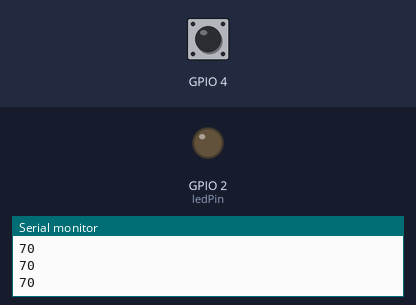
The sketch below on a simulated ESP32. On the bench: output pins drawn as LEDs (lit = HIGH), the last lines printed to the serial monitor. Inputs (shaded band) come from the test bench; at power-on: GPIO 4 HIGH.

Above: at 1.4 s.
1.5 s: GPIO 4 pulled LOW for 0.35 s
At 1.8 s:
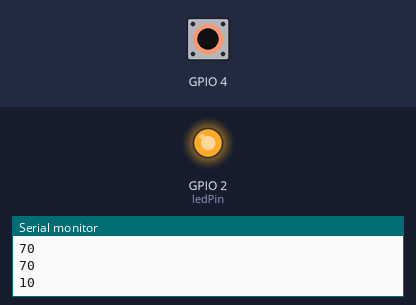
3.6 s: GPIO 4 pulled LOW for 3.2 s
At 8.3 s:
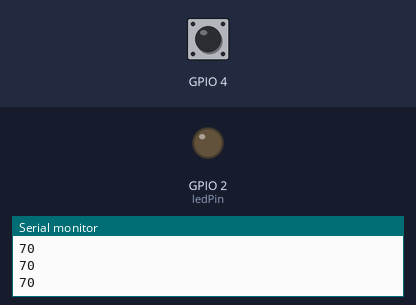
Timing chart, 0 to 9.8 s (numbered marks = the images above; inputs shaded):
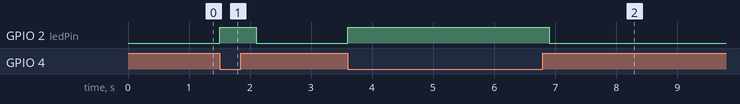

The sketch:

touch_sensor.ino
```cpp
int ledPin = 2;
void setup() {
  // put your setup code here, to run once:
  pinMode(ledPin, OUTPUT);
  Serial.begin(115200);

}

void loop() {
  // put your main code here, to run repeatedly:
  int val = touchRead(T0);
  if(val < 50) {
    Serial.println(val);
      digitalWrite(ledPin, HIGH);
  } else {
    Serial.println(val);
    digitalWrite(ledPin, LOW);
  }
  delay(300);

}
```

Measured:
- after the input at 1.5 s, GPIO 2 (ledPin): LOW → HIGH at once, → LOW 0.60 s later
- after the input at 3.6 s, GPIO 2 (ledPin): LOW → HIGH at once, → LOW 3.3 s later
